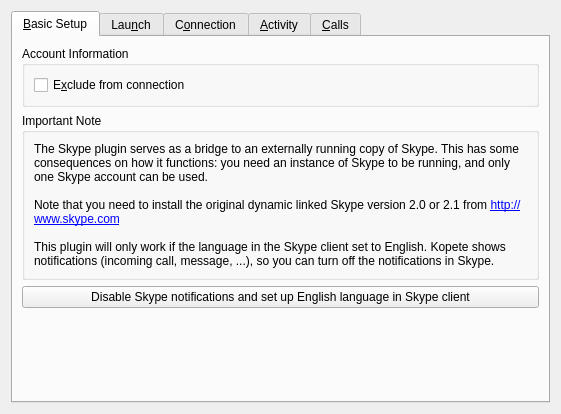
<?xml version="1.0" encoding="UTF-8"?>
<ui version="4.0">
 <class>SkypeEditAccountBase</class>
 <widget class="QWidget" name="SkypeEditAccountBase">
  <property name="geometry">
   <rect>
    <x>0</x>
    <y>0</y>
    <width>561</width>
    <height>414</height>
   </rect>
  </property>
  <layout class="QVBoxLayout">
   <item>
    <widget class="QTabWidget" name="TabWidget">
     <property name="currentIndex">
      <number>0</number>
     </property>
     <widget class="QWidget" name="basicSetupTab">
      <attribute name="title">
       <string>&amp;Basic Setup</string>
      </attribute>
      <layout class="QVBoxLayout">
       <item>
        <widget class="QGroupBox" name="groupBox1">
         <property name="title">
          <string>Account Information</string>
         </property>
         <layout class="QVBoxLayout">
          <item>
           <layout class="QHBoxLayout">
            <item>
             <widget class="QCheckBox" name="excludeCheck">
              <property name="whatsThis">
               <string>Check this if you do not want to connect with other protocols</string>
              </property>
              <property name="text">
               <string>E&amp;xclude from connection</string>
              </property>
             </widget>
            </item>
            <item>
             <spacer name="spacer7">
              <property name="orientation">
               <enum>Qt::Horizontal</enum>
              </property>
              <property name="sizeType">
               <enum>QSizePolicy::Expanding</enum>
              </property>
              <property name="sizeHint" stdset="0">
               <size>
                <width>71</width>
                <height>20</height>
               </size>
              </property>
             </spacer>
            </item>
           </layout>
          </item>
         </layout>
        </widget>
       </item>
       <item>
        <widget class="QGroupBox" name="groupBox3">
         <property name="title">
          <string>Important Note</string>
         </property>
         <layout class="QVBoxLayout">
          <item>
           <widget class="QLabel" name="textLabel3">
            <property name="text">
             <string>The Skype plugin serves as a bridge to an externally running copy of Skype. This has some consequences on how it functions: you need an instance of Skype to be running, and only one Skype account can be used.&lt;br /&gt;&lt;br /&gt;Note that you need to install the original dynamic linked Skype version 2.0 or 2.1 from &lt;a href=&quot;http://www.skype.com&quot;&gt;http://www.skype.com&lt;/a&gt;&lt;br /&gt;&lt;br /&gt;This plugin will only work if the language in the Skype client set to English. Kopete shows notifications (incoming call, message, ...), so you can turn off the notifications in Skype.</string>
            </property>
            <property name="textFormat">
             <enum>Qt::RichText</enum>
            </property>
            <property name="wordWrap">
             <bool>true</bool>
            </property>
           </widget>
          </item>
         </layout>
        </widget>
       </item>
       <item>
        <widget class="QPushButton" name="configureSkypeClient">
         <property name="text">
          <string>Disable Skype notifications and set up English language in Skype client</string>
         </property>
        </widget>
       </item>
       <item>
        <spacer name="spacer10_2">
         <property name="orientation">
          <enum>Qt::Vertical</enum>
         </property>
         <property name="sizeType">
          <enum>QSizePolicy::MinimumExpanding</enum>
         </property>
         <property name="sizeHint" stdset="0">
          <size>
           <width>20</width>
           <height>0</height>
          </size>
         </property>
        </spacer>
       </item>
      </layout>
     </widget>
     <widget class="QWidget" name="launchTab">
      <attribute name="title">
       <string>Lau&amp;nch</string>
      </attribute>
      <layout class="QVBoxLayout">
       <item>
        <widget class="QGroupBox" name="LaunchGroup">
         <property name="whatsThis">
          <string>You can set whether and when should kopete launch Skype.</string>
         </property>
         <property name="title">
          <string>Launch Skype</string>
         </property>
         <layout class="QVBoxLayout">
          <item>
           <widget class="QRadioButton" name="LaunchNeededRadio">
            <property name="text">
             <string>When &amp;not running</string>
            </property>
            <property name="checked">
             <bool>true</bool>
            </property>
           </widget>
          </item>
          <item>
           <widget class="QRadioButton" name="LaunchNeverRadio">
            <property name="text">
             <string>N&amp;ever</string>
            </property>
           </widget>
          </item>
         </layout>
        </widget>
       </item>
       <item>
        <layout class="QHBoxLayout">
         <item>
          <widget class="QLabel" name="textLabel1">
           <property name="text">
            <string>Command to launch Skype:</string>
           </property>
           <property name="wordWrap">
            <bool>false</bool>
           </property>
          </widget>
         </item>
         <item>
          <widget class="QLineEdit" name="CommandEdit">
           <property name="text">
            <string notr="true">skype</string>
           </property>
          </widget>
         </item>
        </layout>
       </item>
       <item>
        <layout class="QHBoxLayout">
         <item>
          <widget class="QLabel" name="textLabel1_4">
           <property name="text">
            <string>Launch timeout:</string>
           </property>
           <property name="wordWrap">
            <bool>false</bool>
           </property>
          </widget>
         </item>
         <item>
          <widget class="QSpinBox" name="LaunchSpin">
           <property name="minimum">
            <number>3</number>
           </property>
           <property name="maximum">
            <number>180</number>
           </property>
           <property name="value">
            <number>70</number>
           </property>
          </widget>
         </item>
         <item>
          <widget class="QLabel" name="textLabel2_3">
           <property name="text">
            <string>s</string>
           </property>
           <property name="wordWrap">
            <bool>false</bool>
           </property>
          </widget>
         </item>
         <item>
          <spacer name="spacer23">
           <property name="orientation">
            <enum>Qt::Horizontal</enum>
           </property>
           <property name="sizeType">
            <enum>QSizePolicy::Expanding</enum>
           </property>
           <property name="sizeHint" stdset="0">
            <size>
             <width>151</width>
             <height>20</height>
            </size>
           </property>
          </spacer>
         </item>
        </layout>
       </item>
       <item>
        <layout class="QHBoxLayout">
         <item>
          <widget class="QLabel" name="textLabel2_4">
           <property name="text">
            <string>Wait before trying to connect to Skype:</string>
           </property>
           <property name="wordWrap">
            <bool>false</bool>
           </property>
          </widget>
         </item>
         <item>
          <widget class="QSpinBox" name="WaitSpin">
           <property name="toolTip">
            <string>trying</string>
           </property>
           <property name="whatsThis">
            <string>trying</string>
           </property>
           <property name="minimum">
            <number>0</number>
           </property>
           <property name="maximum">
            <number>120</number>
           </property>
           <property name="value">
            <number>0</number>
           </property>
          </widget>
         </item>
         <item>
          <widget class="QLabel" name="textLabel1_5">
           <property name="text">
            <string>s</string>
           </property>
           <property name="wordWrap">
            <bool>false</bool>
           </property>
          </widget>
         </item>
         <item>
          <spacer name="spacer21">
           <property name="orientation">
            <enum>Qt::Horizontal</enum>
           </property>
           <property name="sizeType">
            <enum>QSizePolicy::Expanding</enum>
           </property>
           <property name="sizeHint" stdset="0">
            <size>
             <width>218</width>
             <height>20</height>
            </size>
           </property>
          </spacer>
         </item>
        </layout>
       </item>
       <item>
        <widget class="QLabel" name="textLabel2">
         <property name="text">
          <string>If you get error that Skype was not found, but in fact it is running, check the instructions at &lt;a href=&quot;https://developer.skype.com/Docs/ApiDoc/Skype_API_on_Linux&quot;&gt;https://developer.skype.com/Docs/ApiDoc/Skype_API_on_Linux&lt;/a&gt;.&lt;br /&gt;&lt;br /&gt;Note that only the dynamic linked Skype binary is supported.</string>
         </property>
         <property name="textFormat">
          <enum>Qt::RichText</enum>
         </property>
         <property name="wordWrap">
          <bool>true</bool>
         </property>
        </widget>
       </item>
       <item>
        <spacer name="spacer8">
         <property name="orientation">
          <enum>Qt::Vertical</enum>
         </property>
         <property name="sizeType">
          <enum>QSizePolicy::Expanding</enum>
         </property>
         <property name="sizeHint" stdset="0">
          <size>
           <width>20</width>
           <height>30</height>
          </size>
         </property>
        </spacer>
       </item>
      </layout>
     </widget>
     <widget class="QWidget" name="connectionTab">
      <attribute name="title">
       <string>C&amp;onnection</string>
      </attribute>
      <layout class="QVBoxLayout">
       <item>
        <widget class="QGroupBox" name="groupBox3_2">
         <property name="whatsThis">
          <string>Each application that wants to use Skype must provide its name to it, and the user is asked whether to allow said application to access Skype.&lt;br&gt;By default, kopete provides kopete as its name, but if you suspect another application is accessing Skype with this name, you can change the name Kopete uses here, and then within Skype disallow applications that refer to themselves as kopete.</string>
         </property>
         <property name="title">
          <string>Authorization</string>
         </property>
         <layout class="QVBoxLayout">
          <item>
           <widget class="QCheckBox" name="AuthorCheck">
            <property name="text">
             <string>&amp;Non-standard authorization</string>
            </property>
           </widget>
          </item>
          <item>
           <widget class="QLineEdit" name="AuthorEdit">
            <property name="enabled">
             <bool>false</bool>
            </property>
           </widget>
          </item>
         </layout>
        </widget>
       </item>
       <item>
        <widget class="QGroupBox" name="BusGroup">
         <property name="toolTip">
          <string>What bus do you want to use</string>
         </property>
         <property name="whatsThis">
          <string>Which D-Bus do you want to use to connect to Skype?&lt;br&gt;Session: Your own, other people cannot use it (use --use-session-dbus to start Skype on that bus.)&lt;br&gt;System: Shared by all people on the same computer. This one is used by default by Skype.&lt;br&gt;You have to specify the same D-Bus used by Skype.</string>
         </property>
         <property name="title">
          <string>Bus</string>
         </property>
         <layout class="QHBoxLayout">
          <item>
           <widget class="QRadioButton" name="radioButton4">
            <property name="text">
             <string>Sessi&amp;on</string>
            </property>
            <property name="checked">
             <bool>true</bool>
            </property>
           </widget>
          </item>
          <item>
           <widget class="QRadioButton" name="radioButton5">
            <property name="text">
             <string>S&amp;ystem</string>
            </property>
           </widget>
          </item>
         </layout>
        </widget>
       </item>
       <item>
        <widget class="QLabel" name="textLabel1_2">
         <property name="text">
          <string>Note that Kopete will freeze while Skype asks you if it can allow Kopete to access it. This is normal, and if you allow it forever (check that &quot;Remember&quot; checkbox in Skype's dialog), it will not happen again.&lt;br /&gt;&lt;br /&gt;The 'System Bus' option is not yet supported by Skype</string>
         </property>
         <property name="textFormat">
          <enum>Qt::RichText</enum>
         </property>
         <property name="wordWrap">
          <bool>true</bool>
         </property>
        </widget>
       </item>
       <item>
        <spacer name="spacer7_2">
         <property name="orientation">
          <enum>Qt::Vertical</enum>
         </property>
         <property name="sizeType">
          <enum>QSizePolicy::Expanding</enum>
         </property>
         <property name="sizeHint" stdset="0">
          <size>
           <width>20</width>
           <height>50</height>
          </size>
         </property>
        </spacer>
       </item>
      </layout>
     </widget>
     <widget class="QWidget" name="activityTab">
      <attribute name="title">
       <string>&amp;Activity</string>
      </attribute>
      <layout class="QVBoxLayout">
       <item>
        <widget class="QCheckBox" name="HitchCheck">
         <property name="toolTip">
          <string>Show all incoming messages</string>
         </property>
         <property name="whatsThis">
          <string>This will show all incoming Skype messages. If this is off, they are showed only if the message belongs to chat that is started by kopete.</string>
         </property>
         <property name="text">
          <string>Show all incoming &amp;messages</string>
         </property>
         <property name="checked">
          <bool>true</bool>
         </property>
        </widget>
       </item>
       <item>
        <widget class="QCheckBox" name="MarkCheck">
         <property name="toolTip">
          <string>This will mark incoming messages as read, so if you have Skype set up not to automatically pop-up chats, it will not flash the exclamation icon.</string>
         </property>
         <property name="text">
          <string>Mar&amp;k as read</string>
         </property>
         <property name="checked">
          <bool>true</bool>
         </property>
        </widget>
       </item>
       <item>
        <widget class="QCheckBox" name="ScanCheck">
         <property name="whatsThis">
          <string>If this is checked, Kopete will ask Skype on login if it has any messages that have not been shown, and if so, will show them. This is useful if you start Kopete later than Skype, and Skype is configured not to show incoming messages.</string>
         </property>
         <property name="text">
          <string>Scan f&amp;or unread</string>
         </property>
         <property name="checked">
          <bool>true</bool>
         </property>
        </widget>
       </item>
       <item>
        <widget class="QCheckBox" name="CallCheck">
         <property name="toolTip">
          <string>Show call control window for all calls</string>
         </property>
         <property name="whatsThis">
          <string>This will show a call control window for every call (both incoming and outgoing). If it is off, you can call from Kopete, but you have to control that call from Skype.</string>
         </property>
         <property name="text">
          <string>S&amp;how call control (this will also hide Skype client call dialog)</string>
         </property>
         <property name="checked">
          <bool>true</bool>
         </property>
        </widget>
       </item>
       <item>
        <layout class="QHBoxLayout">
         <item>
          <spacer name="spacer9">
           <property name="orientation">
            <enum>Qt::Horizontal</enum>
           </property>
           <property name="sizeType">
            <enum>QSizePolicy::Fixed</enum>
           </property>
           <property name="sizeHint" stdset="0">
            <size>
             <width>20</width>
             <height>20</height>
            </size>
           </property>
          </spacer>
         </item>
         <item>
          <widget class="QCheckBox" name="AutoCloseCallCheck">
           <property name="toolTip">
            <string>Auto close the call control window</string>
           </property>
           <property name="whatsThis">
            <string>This will close the call control window automatically when the call finishes</string>
           </property>
           <property name="text">
            <string>Autoc&amp;lose</string>
           </property>
           <property name="checked">
            <bool>true</bool>
           </property>
          </widget>
         </item>
         <item>
          <spacer name="spacer14">
           <property name="orientation">
            <enum>Qt::Horizontal</enum>
           </property>
           <property name="sizeType">
            <enum>QSizePolicy::Expanding</enum>
           </property>
           <property name="sizeHint" stdset="0">
            <size>
             <width>361</width>
             <height>20</height>
            </size>
           </property>
          </spacer>
         </item>
        </layout>
       </item>
       <item>
        <layout class="QHBoxLayout">
         <item>
          <spacer name="spacer10">
           <property name="orientation">
            <enum>Qt::Horizontal</enum>
           </property>
           <property name="sizeType">
            <enum>QSizePolicy::Expanding</enum>
           </property>
           <property name="sizeHint" stdset="0">
            <size>
             <width>31</width>
             <height>20</height>
            </size>
           </property>
          </spacer>
         </item>
         <item>
          <widget class="QLabel" name="textLabel1_3">
           <property name="sizePolicy">
            <sizepolicy hsizetype="Preferred" vsizetype="Fixed">
             <horstretch>0</horstretch>
             <verstretch>0</verstretch>
            </sizepolicy>
           </property>
           <property name="text">
            <string>Timeout:</string>
           </property>
           <property name="wordWrap">
            <bool>false</bool>
           </property>
          </widget>
         </item>
         <item>
          <widget class="QSpinBox" name="CloseTimeoutSpin">
           <property name="sizePolicy">
            <sizepolicy hsizetype="Expanding" vsizetype="Fixed">
             <horstretch>0</horstretch>
             <verstretch>0</verstretch>
            </sizepolicy>
           </property>
           <property name="minimum">
            <number>1</number>
           </property>
           <property name="maximum">
            <number>120</number>
           </property>
           <property name="value">
            <number>4</number>
           </property>
          </widget>
         </item>
         <item>
          <widget class="QLabel" name="textLabel2_2">
           <property name="sizePolicy">
            <sizepolicy hsizetype="Preferred" vsizetype="Fixed">
             <horstretch>0</horstretch>
             <verstretch>0</verstretch>
            </sizepolicy>
           </property>
           <property name="text">
            <string>s</string>
           </property>
           <property name="wordWrap">
            <bool>false</bool>
           </property>
          </widget>
         </item>
         <item>
          <spacer name="spacer12">
           <property name="orientation">
            <enum>Qt::Horizontal</enum>
           </property>
           <property name="sizeType">
            <enum>QSizePolicy::Expanding</enum>
           </property>
           <property name="sizeHint" stdset="0">
            <size>
             <width>301</width>
             <height>20</height>
            </size>
           </property>
          </spacer>
         </item>
        </layout>
       </item>
       <item>
        <widget class="QCheckBox" name="PingsCheck">
         <property name="toolTip">
          <string>If this is enabled, Kopete keeps track of whether or not Skype is running.</string>
         </property>
         <property name="whatsThis">
          <string>This keeps track of whether Skype is running. Turning this off only makes sense it you are trying to get non-flooded debug output.</string>
         </property>
         <property name="text">
          <string>Pi&amp;ng Skype</string>
         </property>
         <property name="checked">
          <bool>true</bool>
         </property>
        </widget>
       </item>
       <item>
        <widget class="QCheckBox" name="LeaveCheck">
         <property name="toolTip">
          <string>Do not leave a chat on window exit</string>
         </property>
         <property name="whatsThis">
          <string>Do not leave a chat when the chat window is closed. Makes a difference only with multi-user chats: if it is checked, you will continue receiving messages from that chat even after closing the window.</string>
         </property>
         <property name="text">
          <string>Do not leave a chat on window exit</string>
         </property>
         <property name="checked">
          <bool>true</bool>
         </property>
        </widget>
       </item>
       <item>
        <spacer name="spacer13">
         <property name="orientation">
          <enum>Qt::Vertical</enum>
         </property>
         <property name="sizeType">
          <enum>QSizePolicy::Expanding</enum>
         </property>
         <property name="sizeHint" stdset="0">
          <size>
           <width>20</width>
           <height>70</height>
          </size>
         </property>
        </spacer>
       </item>
      </layout>
     </widget>
     <widget class="QWidget" name="callsTab">
      <attribute name="title">
       <string>&amp;Calls</string>
      </attribute>
      <layout class="QVBoxLayout">
       <item>
        <widget class="QCheckBox" name="StartCallCommandCheck">
         <property name="text">
          <string>E&amp;xecute before call</string>
         </property>
        </widget>
       </item>
       <item>
        <layout class="QHBoxLayout">
         <item>
          <spacer name="spacer12_2">
           <property name="orientation">
            <enum>Qt::Horizontal</enum>
           </property>
           <property name="sizeType">
            <enum>QSizePolicy::Fixed</enum>
           </property>
           <property name="sizeHint" stdset="0">
            <size>
             <width>20</width>
             <height>20</height>
            </size>
           </property>
          </spacer>
         </item>
         <item>
          <widget class="QLineEdit" name="StartCallCommandEdit">
           <property name="enabled">
            <bool>false</bool>
           </property>
          </widget>
         </item>
        </layout>
       </item>
       <item>
        <layout class="QHBoxLayout">
         <item>
          <spacer name="spacer13_2">
           <property name="orientation">
            <enum>Qt::Horizontal</enum>
           </property>
           <property name="sizeType">
            <enum>QSizePolicy::Fixed</enum>
           </property>
           <property name="sizeHint" stdset="0">
            <size>
             <width>20</width>
             <height>20</height>
            </size>
           </property>
          </spacer>
         </item>
         <item>
          <widget class="QCheckBox" name="WaitForStartCallCommandCheck">
           <property name="enabled">
            <bool>false</bool>
           </property>
           <property name="toolTip">
            <string>This will wait before making/accepting the call for the command to finish.</string>
           </property>
           <property name="whatsThis">
            <string>This will wait for the command to finish before accepting/making the call.&lt;br&gt;
Note that kopete will freeze whilst waiting.</string>
           </property>
           <property name="text">
            <string>Wait for fi&amp;nish</string>
           </property>
          </widget>
         </item>
        </layout>
       </item>
       <item>
        <widget class="QCheckBox" name="EndCallCommandCheck">
         <property name="text">
          <string>Execute after call</string>
         </property>
         <property name="shortcut">
          <string/>
         </property>
        </widget>
       </item>
       <item>
        <layout class="QHBoxLayout">
         <item>
          <spacer name="spacer14_2">
           <property name="orientation">
            <enum>Qt::Horizontal</enum>
           </property>
           <property name="sizeType">
            <enum>QSizePolicy::Fixed</enum>
           </property>
           <property name="sizeHint" stdset="0">
            <size>
             <width>20</width>
             <height>20</height>
            </size>
           </property>
          </spacer>
         </item>
         <item>
          <widget class="QLineEdit" name="EndCallCommandEdit">
           <property name="enabled">
            <bool>false</bool>
           </property>
          </widget>
         </item>
        </layout>
       </item>
       <item>
        <layout class="QHBoxLayout">
         <item>
          <spacer name="spacer15">
           <property name="orientation">
            <enum>Qt::Horizontal</enum>
           </property>
           <property name="sizeType">
            <enum>QSizePolicy::Fixed</enum>
           </property>
           <property name="sizeHint" stdset="0">
            <size>
             <width>20</width>
             <height>20</height>
            </size>
           </property>
          </spacer>
         </item>
         <item>
          <widget class="QCheckBox" name="OnlyLastCallCommandCheck">
           <property name="enabled">
            <bool>false</bool>
           </property>
           <property name="toolTip">
            <string>Usually this makes no difference, but if there are some other calls on hold, it is executed only for the most recently ended one.</string>
           </property>
           <property name="text">
            <string>Onl&amp;y for last call</string>
           </property>
          </widget>
         </item>
        </layout>
       </item>
       <item>
        <widget class="QCheckBox" name="IncomingCommandCheck">
         <property name="text">
          <string>Execute on inco&amp;ming call</string>
         </property>
        </widget>
       </item>
       <item>
        <layout class="QHBoxLayout">
         <item>
          <spacer name="spacer15_2">
           <property name="orientation">
            <enum>Qt::Horizontal</enum>
           </property>
           <property name="sizeType">
            <enum>QSizePolicy::Fixed</enum>
           </property>
           <property name="sizeHint" stdset="0">
            <size>
             <width>20</width>
             <height>20</height>
            </size>
           </property>
          </spacer>
         </item>
         <item>
          <widget class="QLineEdit" name="IncomingCommandEdit">
           <property name="enabled">
            <bool>false</bool>
           </property>
          </widget>
         </item>
        </layout>
       </item>
       <item>
        <spacer name="spacer16">
         <property name="orientation">
          <enum>Qt::Vertical</enum>
         </property>
         <property name="sizeType">
          <enum>QSizePolicy::Expanding</enum>
         </property>
         <property name="sizeHint" stdset="0">
          <size>
           <width>21</width>
           <height>20</height>
          </size>
         </property>
        </spacer>
       </item>
      </layout>
     </widget>
    </widget>
   </item>
  </layout>
 </widget>
 <resources/>
 <connections>
  <connection>
   <sender>AuthorCheck</sender>
   <signal>toggled(bool)</signal>
   <receiver>AuthorEdit</receiver>
   <slot>setEnabled(bool)</slot>
   <hints>
    <hint type="sourcelabel">
     <x>20</x>
     <y>20</y>
    </hint>
    <hint type="destinationlabel">
     <x>20</x>
     <y>20</y>
    </hint>
   </hints>
  </connection>
  <connection>
   <sender>CallCheck</sender>
   <signal>toggled(bool)</signal>
   <receiver>AutoCloseCallCheck</receiver>
   <slot>setEnabled(bool)</slot>
   <hints>
    <hint type="sourcelabel">
     <x>20</x>
     <y>20</y>
    </hint>
    <hint type="destinationlabel">
     <x>20</x>
     <y>20</y>
    </hint>
   </hints>
  </connection>
  <connection>
   <sender>AutoCloseCallCheck</sender>
   <signal>toggled(bool)</signal>
   <receiver>CloseTimeoutSpin</receiver>
   <slot>setEnabled(bool)</slot>
   <hints>
    <hint type="sourcelabel">
     <x>20</x>
     <y>20</y>
    </hint>
    <hint type="destinationlabel">
     <x>20</x>
     <y>20</y>
    </hint>
   </hints>
  </connection>
  <connection>
   <sender>CallCheck</sender>
   <signal>toggled(bool)</signal>
   <receiver>AutoCloseCallCheck</receiver>
   <slot>setChecked(bool)</slot>
   <hints>
    <hint type="sourcelabel">
     <x>20</x>
     <y>20</y>
    </hint>
    <hint type="destinationlabel">
     <x>20</x>
     <y>20</y>
    </hint>
   </hints>
  </connection>
  <connection>
   <sender>StartCallCommandCheck</sender>
   <signal>toggled(bool)</signal>
   <receiver>StartCallCommandEdit</receiver>
   <slot>setEnabled(bool)</slot>
   <hints>
    <hint type="sourcelabel">
     <x>20</x>
     <y>20</y>
    </hint>
    <hint type="destinationlabel">
     <x>20</x>
     <y>20</y>
    </hint>
   </hints>
  </connection>
  <connection>
   <sender>StartCallCommandCheck</sender>
   <signal>toggled(bool)</signal>
   <receiver>WaitForStartCallCommandCheck</receiver>
   <slot>setEnabled(bool)</slot>
   <hints>
    <hint type="sourcelabel">
     <x>20</x>
     <y>20</y>
    </hint>
    <hint type="destinationlabel">
     <x>20</x>
     <y>20</y>
    </hint>
   </hints>
  </connection>
  <connection>
   <sender>EndCallCommandCheck</sender>
   <signal>toggled(bool)</signal>
   <receiver>EndCallCommandEdit</receiver>
   <slot>setEnabled(bool)</slot>
   <hints>
    <hint type="sourcelabel">
     <x>20</x>
     <y>20</y>
    </hint>
    <hint type="destinationlabel">
     <x>20</x>
     <y>20</y>
    </hint>
   </hints>
  </connection>
  <connection>
   <sender>EndCallCommandCheck</sender>
   <signal>toggled(bool)</signal>
   <receiver>OnlyLastCallCommandCheck</receiver>
   <slot>setEnabled(bool)</slot>
   <hints>
    <hint type="sourcelabel">
     <x>20</x>
     <y>20</y>
    </hint>
    <hint type="destinationlabel">
     <x>20</x>
     <y>20</y>
    </hint>
   </hints>
  </connection>
  <connection>
   <sender>IncomingCommandCheck</sender>
   <signal>toggled(bool)</signal>
   <receiver>IncomingCommandEdit</receiver>
   <slot>setEnabled(bool)</slot>
   <hints>
    <hint type="sourcelabel">
     <x>20</x>
     <y>20</y>
    </hint>
    <hint type="destinationlabel">
     <x>20</x>
     <y>20</y>
    </hint>
   </hints>
  </connection>
 </connections>
</ui>
